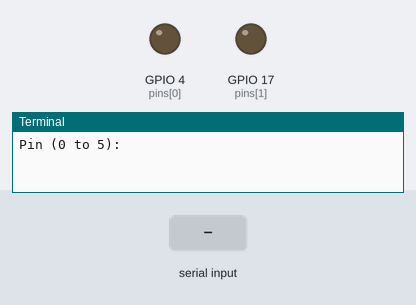
A program run on a simulated Raspberry Pi (BCM pin numbers). Shown: output pins drawn as LEDs (lit = HIGH), the last lines printed to the terminal. Inputs (shaded band) come from the test bench.

Above: at 1.2 s.
1.3 s: "5" typed at the terminal
2.8 s: "1" typed at the terminal
At 4.0 s:
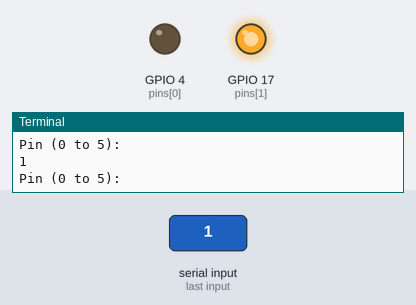
4.3 s: "0" typed at the terminal
At 5.4 s:
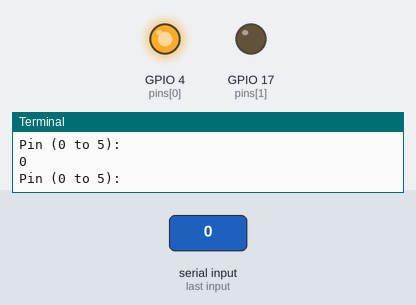
Timing chart, 0 to 7.3 s (numbered marks = the images above; inputs shaded):
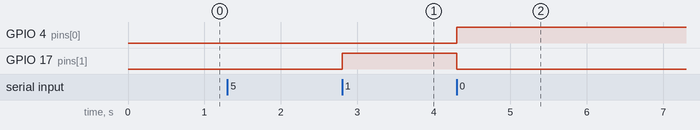

Measured:
- after the input at 2.8 s, GPIO 17 (pins[1]): LOW → HIGH at once
- after the input at 4.3 s, GPIO 4 (pins[0]): LOW → HIGH at once; GPIO 17 (pins[1]): HIGH → LOW at once

The program:

charlieplex_led.py
```python
import RPi.GPIO as GPIO

# Code taken from http://razzpisampler.oreilly.com/ch04.html
# Light n^2-n LEDs per Gpio (3gpio = 6leds, 4gpio = 12leds, 5gpio = 20leds)

pins = [4, 17, 22]

pin_led_states = [
  [1, 0, -1], # A
  [0, 1, -1], # B
  [-1, 1, 0], # C
  [-1, 0, 1], # D
  [1, -1, 0], # E
  [0, -1, 1]  # F
]

GPIO.setmode(GPIO.BCM)

def set_pin(pin_index, pin_state):
    if pin_state == -1:
        GPIO.setup(pins[pin_index], GPIO.IN)
    else:
        GPIO.setup(pins[pin_index], GPIO.OUT)
        GPIO.output(pins[pin_index], pin_state)

def light_led(led_number):
    for pin_index, pin_state in enumerate(pin_led_states[led_number]):
        set_pin(pin_index, pin_state)


set_pin(0, -1)
set_pin(1, -1)
set_pin(2, -1)

while True:
    x = int(raw_input("Pin (0 to 5):"))
    light_led(x)
```
